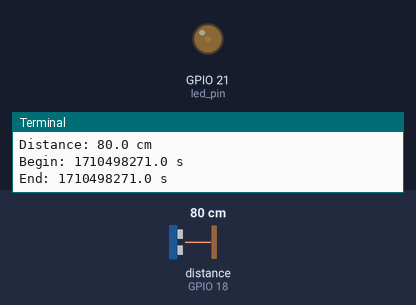
This program was run on a simulated Raspberry Pi (BCM pin numbers). On the bench: output pins drawn as LEDs (lit = HIGH), the last lines printed to the terminal. The test bench sets the inputs (shaded band); at power-on: distance to the obstacle (sensor on GPIO 18) 80 cm. The clock reads 2024-03-15 10:24:30 at power-on unless the program sets it; pins used as bus, display or sensor lines are not drawn.

Above: at 1.2 s.
1.3 s: distance to the obstacle (sensor on GPIO 18) set to 16 cm
At 3.9 s:
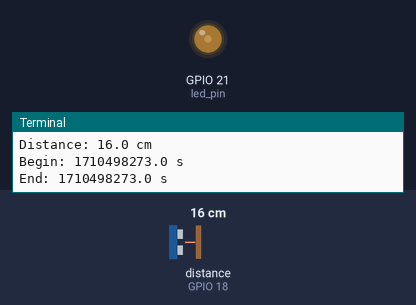
4.5 s: distance to the obstacle (sensor on GPIO 18) set to 13 cm
At 6.7 s:
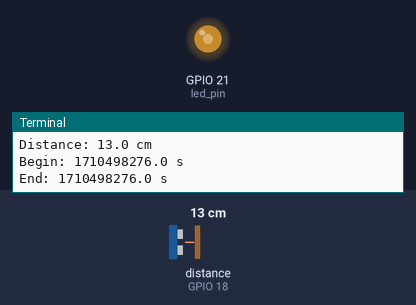
7.5 s: distance to the obstacle (sensor on GPIO 18) set to 9 cm
At 9.5 s:
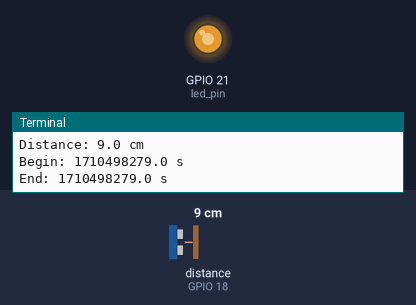
10.5 s: distance to the obstacle (sensor on GPIO 18) set to 6 cm
13.2 s: distance to the obstacle (sensor on GPIO 18) set to 3 cm
At 16.2 s:
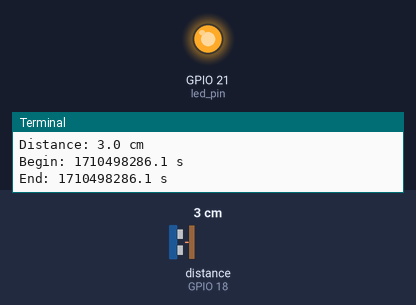
16.5 s: distance to the obstacle (sensor on GPIO 18) set to 18 cm
At 19.0 s:
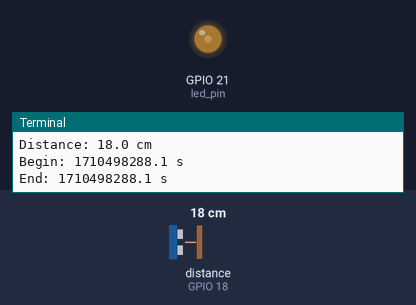
Timing chart, 0 to 20.5 s (numbered marks = the images above; inputs shaded):
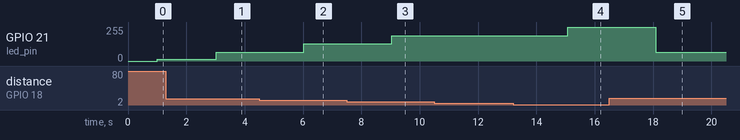

Measured:
- the behaviour switches between 15 and 14 cm on distance to the obstacle (sensor on GPIO 18) (found by bisection; images 1 and 2)
- the behaviour switches between 11 and 10 cm on distance to the obstacle (sensor on GPIO 18) (found by bisection; images 2 and 3)
- the behaviour switches between 5 and 4 cm on distance to the obstacle (sensor on GPIO 18) (found by bisection; images 3 and 4)
- after the input at 1.3 s, GPIO 21 (led_pin): 13/255 → 64/255 after 1.7 s
- after the input at 4.5 s, GPIO 21 (led_pin): 64/255 → 128/255 after 1.5 s
- after the input at 7.5 s, GPIO 21 (led_pin): 128/255 → 191/255 after 1.5 s
- after the input at 13.2 s, GPIO 21 (led_pin): 191/255 → 255/255 after 1.9 s
- after the input at 16.5 s, GPIO 21 (led_pin): 255/255 → 64/255 after 1.6 s

The program:

PWMLEDdistance.py
```python
import RPi.GPIO as GPIO
#Reference: https://github.com/leon-anavi/rpi-examples/blob/master/HC-SR04/python/distance.py
#Reference: electronishobbyists.com

import time
import signal
import sys
GPIO.setwarnings(False)
from time import sleep
GPIO.setmode(GPIO.BCM)
pinDist_sensor=4
pinE= 18


def Light():
    print("light")

    led_pin=21

    GPIO.setmode(GPIO.BCM)
    GPIO.setup(led_pin, GPIO.OUT)

    pwm= GPIO.PWM(led_pin, 100)
    pwm.start(0)

    while True:

        Dist=Distance()
        #distance in cm::light brightness
        # 5..10..15..20...20+ :: 100%..75%..50%..25%....5%
        for x in range(100):
            if(Dist<=5 and Dist>0):
                pwm.ChangeDutyCycle(100)
                sleep(0.00001)
            elif(Dist<=10 and Dist >5):
                pwm.ChangeDutyCycle(75)
                sleep(0.00001)
            elif(Dist<=15 and Dist>10):
                pwm.ChangeDutyCycle(50)
                sleep(0.00001)
            elif(Dist<=20 and Dist>15):
                pwm.ChangeDutyCycle(25)
                sleep(0.00001)
            else:
                pwm.ChangeDutyCycle(5)


def Distance():

    signal.signal(signal.SIGINT, close)

    GPIO.setup(pinDist_sensor, GPIO.OUT)
    GPIO.setup(pinE, GPIO.IN)

    GPIO.output(pinDist_sensor, True)
    time.sleep(0.00001)
    GPIO.output(pinDist_sensor, False)
    Begin=time.time()
    End= time.time()
    while GPIO.input(pinE)==0:
        Begin=time.time()

    while GPIO.input(pinE)==1:
        End=time.time()
    TimeElapsed= End - Begin
    distance =(TimeElapsed *34300)/2
    print("Distance: %.1f cm" % distance)
    print("Begin: %.1f s" % Begin)
    print("End: %.1f s" % End)
    time.sleep(1)
    return distance

def close(signal, frame):
    pwm.stop()
    GPIO.cleanup()
    sys.exit(0)

#Distance()
Light()
```
